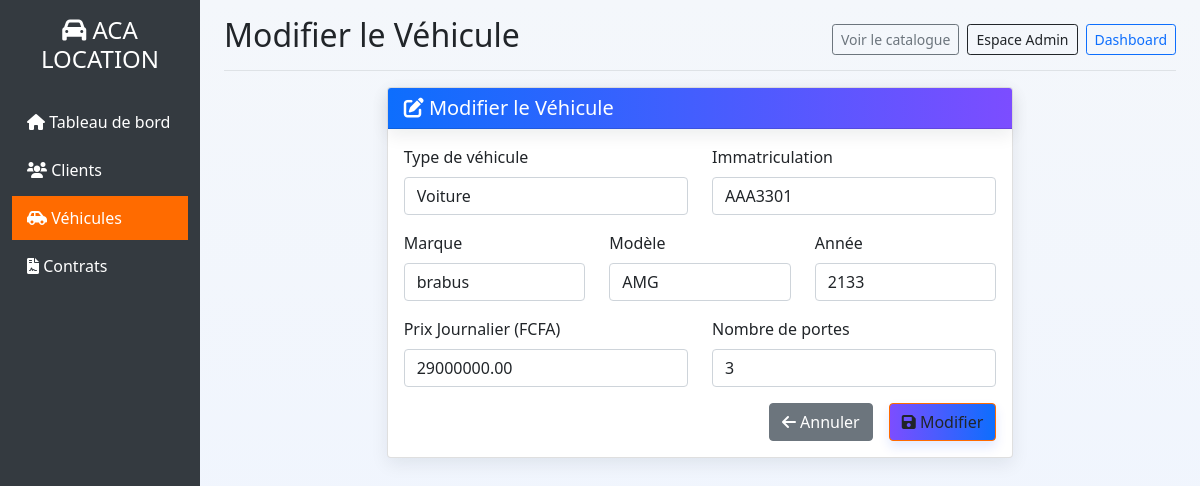
Before: /vehicules/modifier/2/ (signed in) with the older database file.
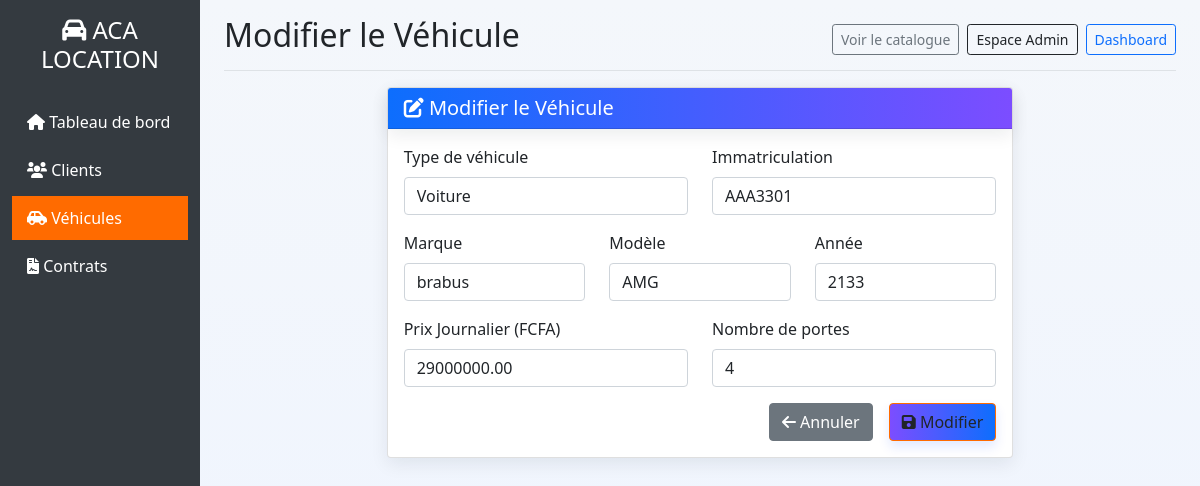
After: the same page with the newer database file.
### gestion/models.py (models this page shows, shortened)
class Vehicule(models.Model):
    TYPE_VEHICULE = [
        ('voiture', 'Voiture'),
        ('moto', 'Moto'),
    ]
    type_vehicule = models.CharField(max_length=20, choices=TYPE_VEHICULE)
    marque = models.CharField(max_length=100)
    modele = models.CharField(max_length=100)
    annee = models.IntegerField()
    immatriculation = models.CharField(max_length=20, unique=True)
    prix_journalier = models.DecimalField(max_digits=10, decimal_places=2, validators=[MinValueValidator(0)])
    cylindree = models.IntegerField(blank=True, null=True)
    nombre_portes = models.IntegerField(blank=True, null=True)
    disponible = models.BooleanField(default=True)
    image = models.ImageField(upload_to='vehicules/', blank=True, null=True)
    date_ajout = models.DateTimeField(auto_now_add=True)
    class Meta:
        verbose_name = "Véhicule"
        verbose_name_plural = "Véhicules"
        ordering = ['-date_ajout']
    class Meta:
        verbose_name = "Véhicule"
        verbose_name_plural = "Véhicules"

### gestion/views.py (the view)
# urls.py: path('vehicules/modifier/<int:id>/', views.modifier_vehicule, name='modifier_vehicule'),
@staff_member_required
def modifier_vehicule(request, id):
    vehicule = get_object_or_404(Vehicule, id=id)
    if request.method == 'POST':
        form = VehiculeForm(request.POST, instance=vehicule)
        if form.is_valid():
            form.save()
            messages.success(request, 'Véhicule modifié avec succès!')
            return redirect('liste_vehicules')
    else:
        form = VehiculeForm(instance=vehicule)
    return render(request, 'gestion/vehicules/modifier.html', {'form': form, 'vehicule': vehicule})

### gestion/forms.py
class VehiculeForm(forms.ModelForm):
    class Meta:
        model = Vehicule
        fields = ['type_vehicule', 'marque', 'modele', 'annee', 'immatriculation',
                 'prix_journalier', 'cylindree', 'nombre_portes']
        widgets = {
            'type_vehicule': forms.Select(attrs={'class': 'form-control'}),
            'marque': forms.TextInput(attrs={'class': 'form-control'}),
            'modele': forms.TextInput(attrs={'class': 'form-control'}),
            'annee': forms.NumberInput(attrs={'class': 'form-control'}),
            'immatriculation': forms.TextInput(attrs={'class': 'form-control'}),
            'prix_journalier': forms.NumberInput(attrs={'class': 'form-control', 'step': '0.01'}),
            'cylindree': forms.NumberInput(attrs={'class': 'form-control'}),
            'nombre_portes': forms.NumberInput(attrs={'class': 'form-control'}),
        }

### gestion/templates/gestion/vehicules/modifier.html (shortened to what this page needs)
{% extends 'gestion/base.html' %}
{% block page_title %}Modifier le Véhicule{% endblock %}
{% block content %}
<div class="row justify-content-center">
    <div class="col-md-8">
        <div class="card">
            <div class="card-header bg-primary-custom text-white">
                <h5 class="mb-0"><i class="fas fa-edit"></i> Modifier le Véhicule</h5>
            </div>
            <div class="card-body">
                <form method="post">
                    <div class="row">
                        <div class="col-md-6 mb-3">
                            <label for="{{ form.type_vehicule.id_for_label }}" class="form-label">Type de véhicule</label>
                            {{ form.type_vehicule }}
                        </div>
                        <div class="col-md-6 mb-3">
                            <label for="{{ form.immatriculation.id_for_label }}" class="form-label">Immatriculation</label>
                            {{ form.immatriculation }}
                        </div>
                    </div>
                    <div class="row">
                        <div class="col-md-4 mb-3">
                            <label for="{{ form.marque.id_for_label }}" class="form-label">Marque</label>
                            {{ form.marque }}
                        </div>
                        <div class="col-md-4 mb-3">
                            <label for="{{ form.modele.id_for_label }}" class="form-label">Modèle</label>
                            {{ form.modele }}
                        </div>
                        <div class="col-md-4 mb-3">
                            <label for="{{ form.annee.id_for_label }}" class="form-label">Année</label>
                            {{ form.annee }}
                        </div>
                    </div>
                    <div class="row">
                        <div class="col-md-6 mb-3">
                            <label for="{{ form.prix_journalier.id_for_label }}" class="form-label">Prix Journalier (FCFA)</label>
                            {{ form.prix_journalier }}
                        </div>
                        <div class="col-md-6 mb-3">
                            {% if vehicule.type_vehicule == 'voiture' %}
                            <label for="{{ form.nombre_portes.id_for_label }}" class="form-label">Nombre de portes</label>
                            {{ form.nombre_portes }}
                            {% else %}
                            <label for="{{ form.cylindree.id_for_label }}" class="form-label">Cylindrée (cc)</label>
                            {{ form.cylindree }}
                            {% endif %}
                        </div>
                    </div>
                    <div class="d-grid gap-2 d-md-flex justify-content-md-end">
                        <a href="{% url 'liste_vehicules' %}" class="btn btn-secondary me-md-2">
                            <i class="fas fa-arrow-left"></i> Annuler
                        </a>
                        <button type="submit" class="btn btn-primary-custom">
                            <i class="fas fa-save"></i> Modifier
                        </button>
                    </div>
                </form>
            </div>
        </div>
    </div>
</div>
{% endblock %}

Changed rows visible on the page:
changed Vehicule "Voiture": nombre_portes "3" → "4"
